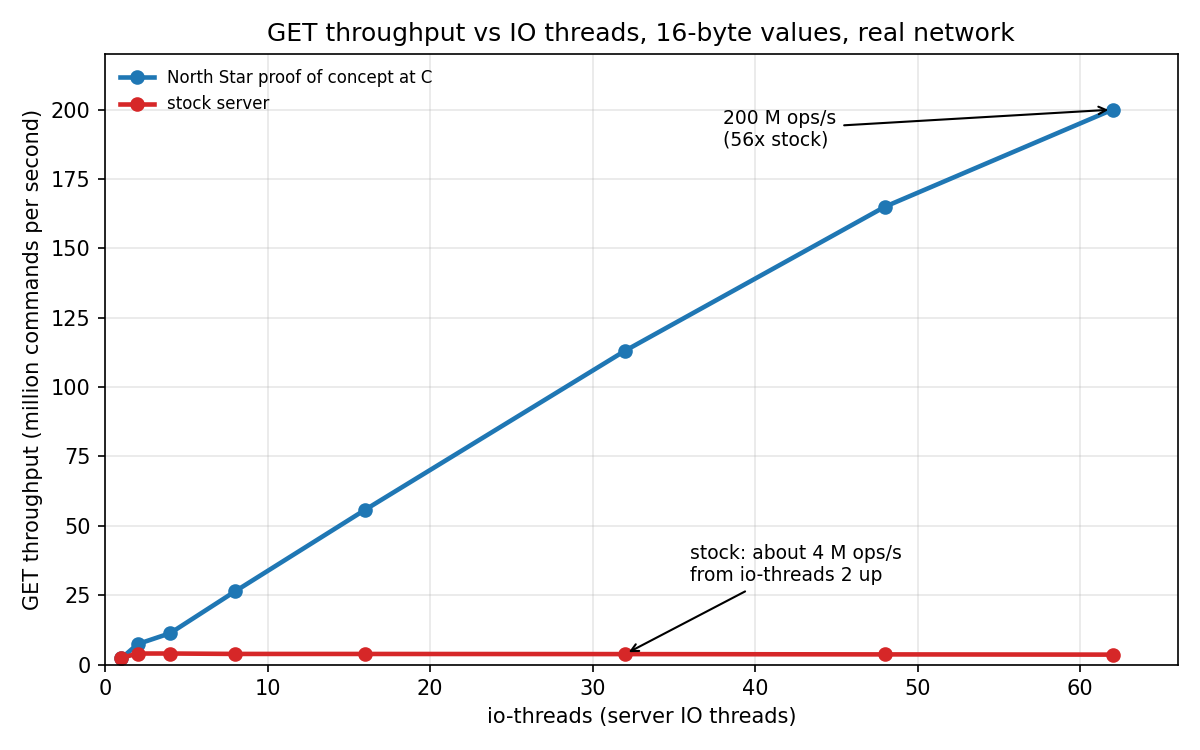

Python code for this plot:
# Figure 1 for the North Star design doc: GET throughput vs io-threads.
# Data: results/p21.md, "Figure 1 sweep (P21F1)", 2026-11-07/08 (design doc section 6.4).
# The two EC2 hosts of section 6.1, Linux 6.18, GET 16 B, pipeline 64,
# 2,400 connections, client cachecannon 82a79d0 (2 processes x 88 threads),
# mean of 2 tasks x 5 reps per point; C at io-threads 48 and 62 is the mean of
# 3 tasks (rounds R1-R3, R3 run 2026-11-08 on the same boot).
# Builds: C = ceaa1101d (io-threads-epoll-thread yes from io-threads 4; default
# config at io-threads 1 and 2, where the epoll thread is not available),
# stock = 2a23bcda0. The figure shows C and stock only.
import matplotlib

matplotlib.use("Agg")
import matplotlib.pyplot as plt

io = [1, 2, 4, 8, 16, 32, 48, 62]
c = [2.27, 7.38, 11.30, 26.40, 55.78, 113.08, 164.99, 199.96]
stock = [2.42, 3.98, 3.99, 3.84, 3.83, 3.78, 3.67, 3.59]

fig, ax = plt.subplots(figsize=(8, 5), dpi=150)
ax.plot(io, c, "o-", color="#1f77b4", lw=2.2, label="North Star proof of concept at C")
ax.plot(io, stock, "o-", color="#d62728", lw=2.2, label="stock server")

ax.annotate("200 M ops/s\n(56x stock)", xy=(62, 199.96), xytext=(38, 187),
            arrowprops=dict(arrowstyle="->", lw=1), fontsize=9)
ax.annotate("stock: about 4 M ops/s\nfrom io-threads 2 up", xy=(32, 3.78), xytext=(36, 30),
            arrowprops=dict(arrowstyle="->", lw=1), fontsize=9)
ax.set_xlabel("io-threads (server IO threads)")
ax.set_ylabel("GET throughput (million commands per second)")
ax.set_title("GET throughput vs IO threads, 16-byte values, real network")
ax.set_xlim(0, 66)
ax.set_ylim(0, 220)
ax.grid(True, alpha=0.3)
ax.legend(loc="upper left", fontsize=8, frameon=False)
fig.tight_layout()
fig.savefig(__file__.replace("fig1_scaling.py", "fig1_scaling.png"))
